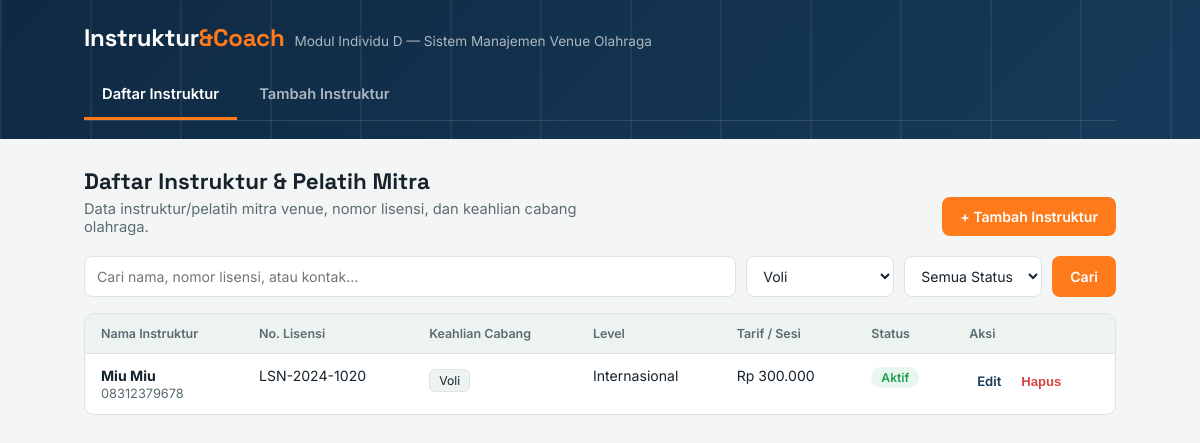
Screenshot of /index.php?cabang=Voli with the database file from the repository.
### tables this page shows
CREATE TABLE `instruktur` (
  `id` int(11) NOT NULL,
  `nama` varchar(100) NOT NULL,
  `nomor_lisensi` varchar(50) NOT NULL,
  `level_sertifikasi` enum('Daerah','Nasional','Internasional') NOT NULL,
  `cabang` varchar(255) NOT NULL,
  `telepon` varchar(20) NOT NULL,
  `tarif` int(11) NOT NULL,
  `status` enum('Aktif','Nonaktif') NOT NULL DEFAULT 'Aktif',
  `tanggal_gabung` date DEFAULT NULL,
  `catatan` text DEFAULT NULL
);

### index.php (the view, shortened to what this page needs)
<?php
require 'koneksi.php';
function e($s){ return htmlspecialchars((string)$s, ENT_QUOTES, 'UTF-8'); }
$q      = trim($_GET['q'] ?? '');
$cabang = $_GET['cabang'] ?? '';
$cabangOptions = ['Badminton','Futsal','Basket','Tenis','Voli'];
$where = []; $params = []; $types = '';
if ($cabang !== '') { $where[] = "cabang LIKE ?"; $params[] = "%$cabang%"; $types .= 's'; }
$sql = "SELECT * FROM instruktur"
     . ($where ? " WHERE " . implode(' AND ', $where) : "")
     . " ORDER BY id DESC";
$stmt = $conn->prepare($sql);
if ($params) $stmt->bind_param($types, ...$params);
$stmt->execute();
$rows = $stmt->get_result();
?>
<!DOCTYPE html>
<html lang="id">
<head>
<link rel="stylesheet" href="style.css">
</head>
<body>
<div class="topbar">
  <div class="topbar-inner">
    <div class="brand">
      <div class="mark">Instruktur<span>&Coach</span></div>
      <div class="sub">Modul Individu D — Sistem Manajemen Venue Olahraga</div>
    </div>
    <nav class="tabs">
      <a href="index.php" class="active">Daftar Instruktur</a>
      <a href="form.php">Tambah Instruktur</a>
    </nav>
  </div>
</div>
<main>
  <div class="page-head">
    <div>
      <h1 class="page-title">Daftar Instruktur & Pelatih Mitra</h1>
      <p class="page-desc">Data instruktur/pelatih mitra venue, nomor lisensi, dan keahlian cabang olahraga.</p>
    </div>
    <a href="form.php" class="btn btn-primary">+ Tambah Instruktur</a>
  </div>
  <form class="toolbar" method="get" action="index.php">
    <input type="text" name="q" placeholder="Cari nama, nomor lisensi, atau kontak..." value="<?= e($q) ?>">
    <select name="cabang">
      <?php foreach ($cabangOptions as $c): ?>
        <option value="<?= e($c) ?>" <?= $cabang === $c ? 'selected' : '' ?>><?= e($c) ?></option>
      <?php endforeach; ?>
    </select>
    <select name="status">
      <option value="">Semua Status</option>
    </select>
    <button type="submit" class="btn btn-primary">Cari</button>
  </form>
  <div class="table-wrap">
    <table>
      <thead>
        <tr>
          <th>Nama Instruktur</th>
          <th>No. Lisensi</th>
          <th>Keahlian Cabang</th>
          <th>Level</th>
          <th>Tarif / Sesi</th>
          <th>Status</th>
          <th>Aksi</th>
        </tr>
      </thead>
      <tbody>
        <?php while ($d = $rows->fetch_assoc()): ?>
        <tr>
          <td class="name-cell">
            <strong><?= e($d['nama']) ?></strong>
            <span><?= e($d['telepon']) ?></span>
          </td>
          <td><?= e($d['nomor_lisensi']) ?></td>
          <td>
            <?php foreach (explode(', ', $d['cabang']) as $c): ?>
              <span class="pill"><?= e($c) ?></span>
            <?php endforeach; ?>
          </td>
          <td><?= e($d['level_sertifikasi']) ?></td>
          <td>Rp <?= number_format($d['tarif'], 0, ',', '.') ?></td>
          <td><span class="badge badge-<?= strtolower($d['status']) ?>"><?= e($d['status']) ?></span></td>
          <td>
            <a class="btn-edit-text" href="form.php?id=<?= (int)$d['id'] ?>">Edit</a>
            <form method="post" style="display:inline">
              <button type="submit" class="btn-danger-text">Hapus</button>
            </form>
          </td>
        </tr>
        <?php endwhile; ?>
      </tbody>
    </table>
  </div>
</main>
</body>
</html>

### style.css (style rules this page uses)
:root { box-sizing: border-box; --navy: #0F2942; --navy-2: #163B5A; --orange: #FF7A1A; --orange-dark: #E0640A; --green: #1F9D55; --green-bg: #E7F7ED; --red: #D64545; --red-bg: #FBEAEA; --line: #DCE3E6; --bg: #F3F6F5; --surface: #FFFFFF; --text: #16232C; --text-soft: #5A6B72; --court: #EDF3F1; --radius: 10px; }
* { box-sizing: border-box; }
body { margin:0; background: var(--bg); color: var(--text); font-family: 'Inter', system-ui, sans-serif; -webkit-font-smoothing: antialiased; }
.topbar { background: linear-gradient(135deg, var(--navy) 0%, var(--navy-2) 100%); color: #fff; position: relative; overflow: hidden; }
.topbar::before { content:""; position:absolute; inset:0; background: repeating-linear-gradient(90deg, rgba(255,255,255,0.06) 0 2px, transparent 2px 90px); pointer-events:none; }
.topbar-inner { max-width: 1080px; margin: 0 auto; padding: 22px 24px 18px 24px; position: relative; }
.brand { display:flex; align-items:baseline; gap:10px; flex-wrap:wrap; }
.brand .mark { font-family:'Space Grotesk', sans-serif; font-weight:700; font-size: 1.5rem; letter-spacing: -0.01em; }
.brand .mark span { color: var(--orange); }
.brand .sub { font-size: 0.85rem; color: rgba(255,255,255,0.65); }
nav.tabs { display:flex; gap: 4px; margin-top: 20px; border-bottom: 1px solid rgba(255,255,255,0.12); }
nav.tabs a { color: rgba(255,255,255,0.65); text-decoration:none; font-family:'Inter', sans-serif; font-weight: 600; font-size: 0.92rem; padding: 12px 18px 14px; display:inline-block; border-bottom: 3px solid transparent; transition: color .15s ease, border-color .15s ease; }
nav.tabs a.active { color:#fff; border-bottom-color: var(--orange); }
main { max-width: 1080px; margin: 0 auto; padding: 28px 24px 60px; }
.page-head { display:flex; justify-content:space-between; align-items:flex-end; gap: 16px; flex-wrap: wrap; margin-bottom: 20px; }
h1.page-title { font-family:'Space Grotesk', sans-serif; font-size: 1.4rem; margin: 0 0 4px; }
p.page-desc { margin:0; color: var(--text-soft); font-size: 0.92rem; max-width: 56ch; }
.btn { appearance:none; border:none; border-radius: 8px; padding: 11px 18px; font-family:'Inter', sans-serif; font-weight: 600; font-size: 0.88rem; cursor:pointer; text-decoration:none; display:inline-block; transition: transform .1s ease, background .15s ease; white-space: nowrap; }
.btn-primary { background: var(--orange); color:#fff; }
.btn-danger-text { background:none; color: var(--red); border:none; font-weight:600; cursor:pointer; padding:6px 8px; font-size:0.82rem; }
.btn-edit-text { background:none; color: var(--navy-2); border:none; text-decoration:none; font-weight:600; cursor:pointer; padding:6px 8px; font-size:0.82rem; display:inline-block; }
.toolbar { display:flex; gap:10px; flex-wrap: wrap; margin-bottom: 16px; }
.toolbar input[type="text"], .toolbar select { font-family:'Inter', sans-serif; font-size: 0.88rem; padding: 10px 12px; border-radius: 8px; border: 1px solid var(--line); background: var(--surface); color: var(--text); }
.toolbar input[type="text"] { flex: 1 1 220px; }
.toolbar select { flex: 0 0 auto; }
.table-wrap { background: var(--surface); border: 1px solid var(--line); border-radius: var(--radius); overflow-x: auto; }
table { width: 100%; border-collapse: collapse; font-size: 0.88rem; min-width: 720px; }
thead th { text-align:left; padding: 12px 16px; background: var(--court); color: var(--text-soft); font-weight: 600; font-size: 0.78rem; border-bottom: 1px solid var(--line); white-space: nowrap; }
tbody td { padding: 13px 16px; border-bottom: 1px solid var(--line); vertical-align: top; }
tbody tr:last-child td { border-bottom:none; }
.name-cell strong { display:block; }
.name-cell span { color: var(--text-soft); font-size: 0.8rem; }
.badge { display:inline-block; padding: 3px 10px; border-radius: 999px; font-size: 0.76rem; font-weight: 600; }
.badge-aktif { background: var(--green-bg); color: var(--green); }
.pill { display:inline-block; padding: 3px 9px; border-radius: 6px; background: var(--court); border: 1px solid var(--line); font-size: 0.76rem; margin: 2px 3px 0 0; }

### rows the page displays
instruktur: nama "Miu Miu", telepon "08312379678", nomor_lisensi "LSN-2024-1020", cabang "Voli", level_sertifikasi "Internasional", tarif "300.000", status "Aktif"

### other values shown
form field cabang "Voli"
